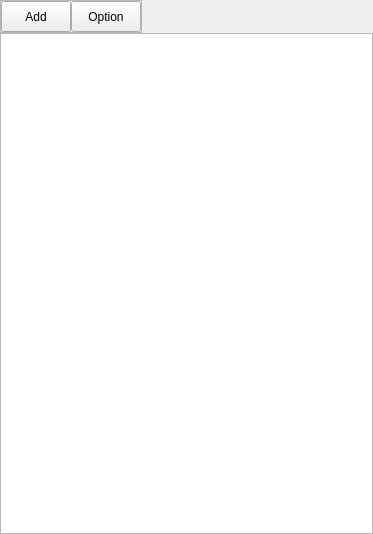
<?xml version="1.0" encoding="UTF-8"?>
<ui version="4.0">
 <class>Form</class>
 <widget class="QWidget" name="Form">
  <property name="geometry">
   <rect>
    <x>0</x>
    <y>0</y>
    <width>373</width>
    <height>534</height>
   </rect>
  </property>
  <property name="windowTitle">
   <string>Form</string>
  </property>
  <layout class="QHBoxLayout" name="horizontalLayout">
   <property name="spacing">
    <number>0</number>
   </property>
   <property name="leftMargin">
    <number>0</number>
   </property>
   <property name="topMargin">
    <number>0</number>
   </property>
   <property name="rightMargin">
    <number>0</number>
   </property>
   <property name="bottomMargin">
    <number>0</number>
   </property>
   <item>
    <layout class="QVBoxLayout" name="verticalLayout_3" stretch="1,15">
     <property name="spacing">
      <number>0</number>
     </property>
     <item alignment="Qt::AlignLeft">
      <widget class="QFrame" name="frame">
       <property name="frameShape">
        <enum>QFrame::StyledPanel</enum>
       </property>
       <property name="frameShadow">
        <enum>QFrame::Raised</enum>
       </property>
       <layout class="QHBoxLayout" name="horizontalLayout_2">
        <property name="spacing">
         <number>0</number>
        </property>
        <property name="leftMargin">
         <number>0</number>
        </property>
        <property name="topMargin">
         <number>0</number>
        </property>
        <property name="rightMargin">
         <number>0</number>
        </property>
        <property name="bottomMargin">
         <number>0</number>
        </property>
        <item>
         <widget class="QToolButton" name="toolButton_2">
          <property name="sizePolicy">
           <sizepolicy hsizetype="Expanding" vsizetype="Expanding">
            <horstretch>1</horstretch>
            <verstretch>1</verstretch>
           </sizepolicy>
          </property>
          <property name="minimumSize">
           <size>
            <width>70</width>
            <height>0</height>
           </size>
          </property>
          <property name="maximumSize">
           <size>
            <width>100</width>
            <height>16777215</height>
           </size>
          </property>
          <property name="text">
           <string>Add</string>
          </property>
         </widget>
        </item>
        <item>
         <widget class="QToolButton" name="toolButton">
          <property name="sizePolicy">
           <sizepolicy hsizetype="Expanding" vsizetype="Expanding">
            <horstretch>1</horstretch>
            <verstretch>1</verstretch>
           </sizepolicy>
          </property>
          <property name="minimumSize">
           <size>
            <width>70</width>
            <height>0</height>
           </size>
          </property>
          <property name="maximumSize">
           <size>
            <width>100</width>
            <height>16777215</height>
           </size>
          </property>
          <property name="text">
           <string>Option</string>
          </property>
         </widget>
        </item>
       </layout>
      </widget>
     </item>
     <item>
      <widget class="QListWidget" name="listWidget"/>
     </item>
    </layout>
   </item>
  </layout>
 </widget>
 <resources/>
 <connections/>
</ui>
